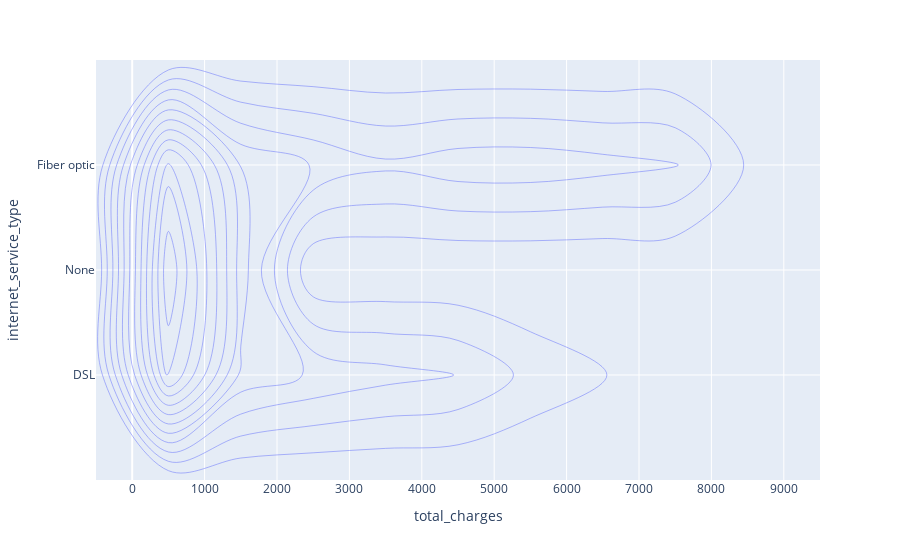

The cell this chart's notebook holds for it:
### Code cell
px.density_contour(data_frame=train,
                   x='total_charges',
                   y='internet_service_type',
                   z='churn1',
                   orientation='v'
                  )

### Figure 1 — Plotly figure (JSON) as saved in the notebook; plotly's stock layout.template omitted (floating-point values rounded to 4 significant figures; data arrays with more than 128 entries replaced by an {"elided": "..."} marker saying what was removed)
{"data": [{"contours": {"coloring": "none"}, "hovertemplate": "total_charges=%{x}<br>internet_service_type=%{y}<br>count=%{z}<extra></extra>", "legendgroup": "", "line": {"color": "#636efa"}, "name": "", "showlegend": false, "type": "histogram2dcontour", "x": {"elided": "4225 float values"}, "xaxis": "x", "xbingroup": "x", "y": {"elided": "4225 str values"}, "yaxis": "y", "ybingroup": "y", "z": {"elided": "4225 int values"}}], "layout": {"legend": {"tracegroupgap": 0}, "margin": {"t": 60}, "xaxis": {"anchor": "y", "domain": [0, 1], "title": {"text": "total_charges"}}, "yaxis": {"anchor": "x", "domain": [0, 1], "title": {"text": "internet_service_type"}}}}
